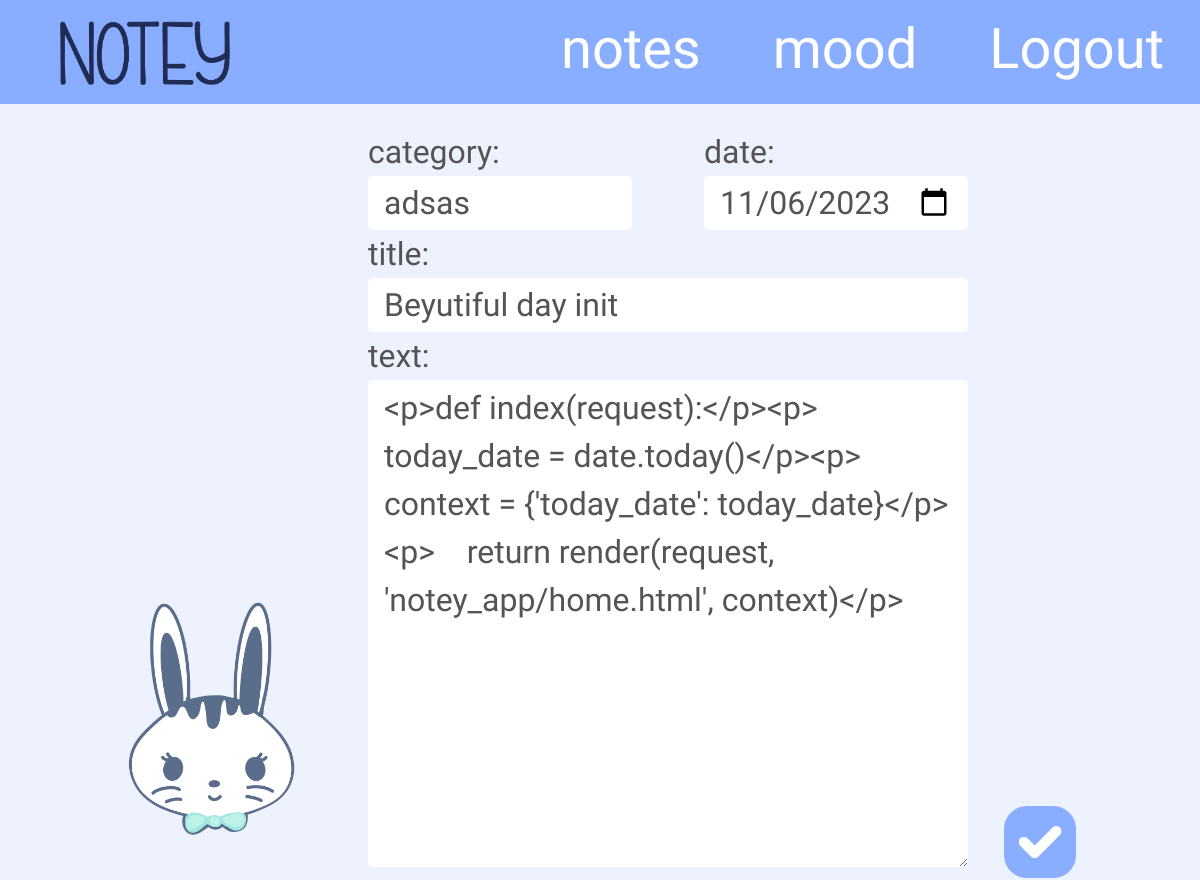
The app's page /note/16/edit (signed in) with its own data.
### notey_app/models.py (models this page shows, shortened)
class Note(models.Model):
    create_date = models.DateTimeField(default=timezone.now)
    category = models.CharField(max_length=100)
    title = models.CharField(max_length=225)
    text = models.TextField(blank=True, null=True)
    author = models.ForeignKey(User, on_delete=models.CASCADE, null=True, blank=True)

### notey_app/views.py (the view, shortened to what this page needs)
# urls.py: path('note/<int:pk>/edit', views.NoteUpdateView.as_view(), name='note_edit'),
class NoteUpdateView(LoginRequiredMixin, UpdateView):
    login_url = 'login/'
    redirect_field_name = 'notey_app/note_detail.html'         # redirect to detail view
    form_class = NoteForm
    model = Note

### notey_app/forms.py
class NoteForm(forms.ModelForm):
    class Meta():
        model = Note
        fields = ('author', 'create_date', 'category', 'title', 'text')
        labels = {
            'create_date': 'date',
            'category': 'category',
            'title': 'title',
            'text': 'text',
            }
        widgets = {
            'create_date': forms.DateInput(attrs={'type': 'date'}),
            'category': forms.TextInput(attrs={'class': 'category-note note-field form-field-s'}),
            'title': forms.TextInput(attrs={'class': 'title-note note-field'}),
            'text': forms.Textarea(attrs={'class': 'editable medium-editor-textarea note-text note-field'})
        }
        """
        widgets sets class for css, allows to edit content via class we set here
        """
    def __init__(self, *args, **kwargs):
        user = kwargs.pop('user', None)
        super(NoteForm, self).__init__(*args, **kwargs)
        if user:
            self.fields['author'].initial = user
            self.fields['author'].widget = forms.HiddenInput()

### notey_app/context_processors.py (called while the page is built)
def mood_context(request):
    mood = None
    if request.user.is_authenticated:
        today_date = date.today()
        mood_record = Mood.objects.filter(author=request.user, mood_date=today_date).first()
        mood = 'mood_advice' if mood_record else 'mood'
    return {'mood': mood}

### notey_app/templates/notey_app/note_form.html (shortened to what this page needs)
{% extends "notey_app/base.html" %}
{% block body_block %}
<div class="color_text patric-font register-form normal-text">
    <form class="note-form" method="POST">
            <div class="area-devide">
                <div class="area-1">
                     <img class="eewee-png" src="/static/ewe/fine.PNG" alt="Eewee bunny playfull">
                </div>
                <div class="area-2">
                    <div class="one-row">
                        <div class="form-field-s">
                            {{ form.category.label_tag }}
                            {{ form.category }}
                        </div>
                        <div class="form-field-s">
                            {{ form.create_date.label_tag }}
                            {{ form.create_date }}
                        </div>
                    </div>
                    {{ form.title.label_tag }}
                    {{ form.title }}
                    {{ form.text.label_tag }}
                    {{ form.text }}
                    </div>
                <div class="area-3">
                    <button type="submit" name="button"><img class="save-check-btn" src="/static/icons/btn.png" alt="check-save button"></button>
                </div>
            </div>
    </form>
</div>
{% endblock %}

### static/css/style.css (style rules this page uses)
body { font-family: 'Patrick Hand', cursive; background: #EEF2FF; }
.color_text { color: #545454; }
form button { text-decoration: none; color: white; margin: 0 3vw; font-size: 3.5rem; font-family: 'Patrick Hand', cursive; transition: all 0.5s ease-out; background: none; border: none; padding: 0; cursor: pointer; color: white; }
.patric-font { font-family: 'Patrick Hand', cursive; }
.normal-text { font-size: 2em; }
.eewee-png { max-height: 35vh; }
form label { display: block; }
form input { border: none; padding: 0.2rem 1rem; border-radius: 5px; background: white; color: #545454; }
.register-form { display: flex; justify-content: center; }
.register-form input { width: 100%; }
.note-field { background: white; width: 100%; border: none; padding: 0.2rem 1rem; border-radius: 5px; color: #545454; }
.note-text { min-height: 40vh; width: 50vw; }
.form-field-s { width: 22vw; display: inline-block; }
.one-row { display: flex; justify-content: space-between; }
.note-form { margin-top: 3vh; }
.save-check-btn { width: 4.5rem; }
.area-devide { display: flex; align-items: flex-end; }

### records on screen
Note: category "adsas", create_date "11/06/2023", title "Beyutiful day init", text "<p>def index(request):</p><p> today_date = date.today()</p><p> context = {'today_date': today_date}</p><p> return render(request, 'notey_app/home.html', context)</p>"
